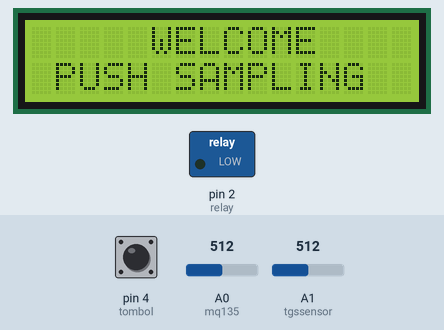
This sketch was run on a simulated Arduino Uno, built with avr-gcc and run on an emulated ATmega328P. Shown: 16×2 character LCD, switched loads named in the sketch (green lamp = pin HIGH). The test bench sets the inputs (shaded band); at power-on: pin 4 (tombol) HIGH, A0 (mq135) = 512, A1 (tgssensor) = 512. Storage starts empty; what the sketch prints to the serial monitor is not drawn.

Above: at 1.3 s.
1.4 s: pin 4 (tombol) pulled LOW for 0.15 s
At 2.5 s:
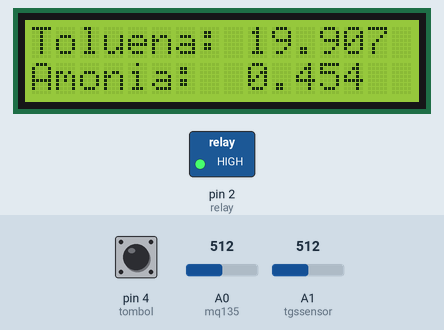
3.0 s: A0 (mq135) set to 716
At 4.2 s:
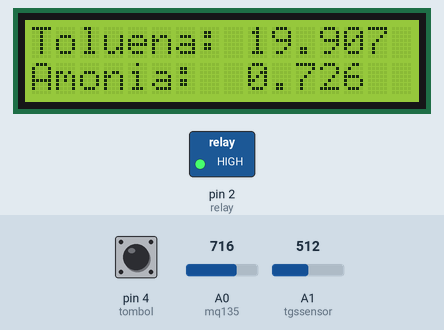
5.0 s: A1 (tgssensor) set to 716
At 6.8 s:
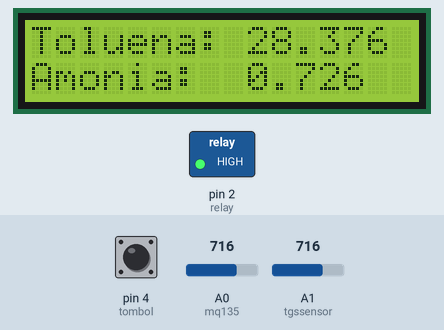
7.1 s: A0 (mq135) set to 900
At 8.7 s:
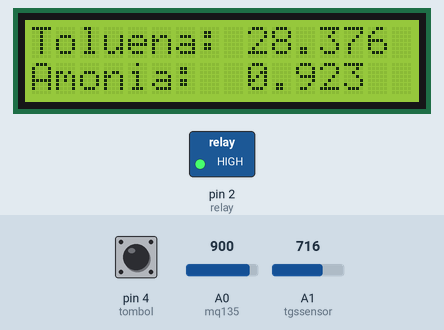
9.2 s: A1 (tgssensor) set to 900
At 10.3 s:
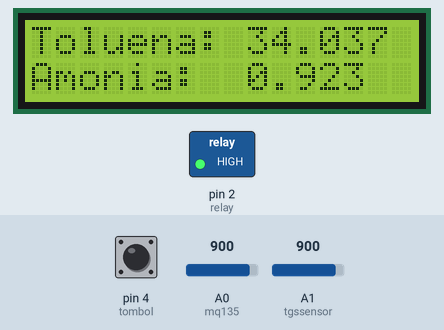
11.3 s: A0 (mq135) set to 1023
At 13.1 s:
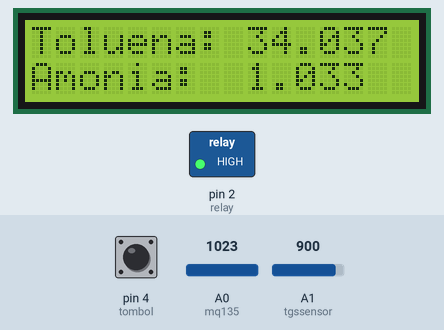
Timing chart, 0 to 14.4 s (numbered marks = the images above; inputs shaded):
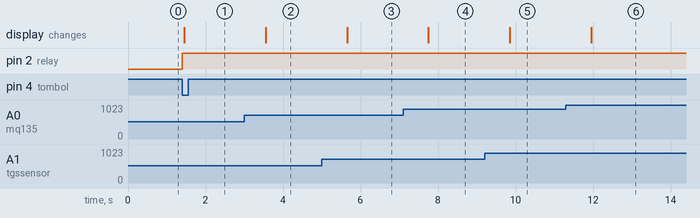

Measured:
- after the input at 1.4 s, pin 2 (relay): LOW → HIGH at once; the display: changes after 0.05 s (image 1)
- after the input at 3.0 s, the display: changes after 0.55 s (image 2)
- after the input at 5.0 s, the display: changes after 0.65 s (image 3)
- after the input at 7.1 s, the display: changes after 0.65 s (image 4)
- after the input at 9.2 s, the display: changes after 0.66 s (image 5)
- after the input at 11.3 s, the display: changes after 0.66 s (image 6)

The sketch:

TRANSMITTER.ino
```cpp
#include <SoftwareSerial.h>
#include <LiquidCrystal_I2C.h>
#include <SPI.h>
#include <SD.h>
#include <RTClib.h>

SoftwareSerial SerialBT(6, 7);  //RX, TX
LiquidCrystal_I2C lcd(0x27, 16, 2);

int tombol = 4;
int relay = 2;
int tgssensor = A1;
int mq135 = A0;
int analogTGS;
int analogMQ;
String strTGSValue, strMQValue;
const int chipSelect = 5;
RTC_DS1307 rtc;

void setup() {
  pinMode(tombol, INPUT_PULLUP);
  pinMode(relay, OUTPUT);
  pinMode(tgssensor, INPUT);
  pinMode(mq135, INPUT);
  Serial.begin(9600);
  SerialBT.begin(9600);

  while (!Serial);
    if (! rtc.begin()) {
      Serial.println("Couldn't find RTC");
      while (1);
    }
    else {
      rtc.adjust(DateTime(F(__DATE__), F(__TIME__)));
    }
    if (! rtc.isrunning()) {
      Serial.println("RTC is NOT running!");
    }

  Serial.print("Initializing SD card...");

  // see if the card is present and can be initialized:
  if (!SD.begin(chipSelect)) {
    Serial.println("Card failed, or not present");
    // don't do anything more:
    while (1);
  }
  Serial.println("card initialized.");

  //LCD
  lcd.init();
  lcd.backlight();
  lcd.setCursor(5, 0);
  lcd.print("WELCOME");
  lcd.setCursor(1, 1);
  lcd.print("PUSH SAMPLING");
}

void loop() {
  if (digitalRead(tombol) == LOW) {
    for (int k = 1; k < 81; k++) {
      //pump
      digitalWrite(relay, HIGH);

      //analog sensor value
      analogTGS = analogRead(tgssensor);
      analogMQ = analogRead(mq135);

      //ppm consentration
      float voltTGS = (analogTGS/1024.0)*5.0;
      float rsTGS = ((5.0/voltTGS)-1)*1.01;
      float rasioTGS = rsTGS/21.3631;
      float ppmTGS = (exp((rasioTGS-0.2746)/-0.076));

      float voltMQ = (analogMQ/1024.0)*5.0;
      float rsMQ = ((5.0/voltMQ)-1)*2.40;
      float rasioMQ = rsMQ/3.7569;
      float ppmMQ = (exp((rasioMQ-0.0255)/-0.777));

      //serial monitor/arduspreadsheet
      Serial.print(analogTGS);
      Serial.print("\t");
      Serial.print(ppmTGS,3);
      Serial.print("\t");
      Serial.print(analogMQ);
      Serial.print("\t");
      Serial.print(ppmMQ,3);
      Serial.print("\n");

      //lcd
      lcd.clear();
      lcd.setCursor(0, 0);
      lcd.print("Toluena:");
      lcd.setCursor(9, 0);
      lcd.print(ppmTGS,3);
      lcd.setCursor(0, 1);
      lcd.print("Amonia:");
      lcd.setCursor(9, 1);
      lcd.print(ppmMQ,3);

      //bluetooth master to slave
      strTGSValue = String(ppmTGS,3);
      strMQValue = String(ppmMQ,3);
      SerialBT.println('*'+strTGSValue+','+strMQValue+'#');

      delay(1000);
    }
    lcd.clear();
    lcd.setCursor(8,0);
    lcd.print("DONE");
    lcd.setCursor(4,1);
    lcd.print("SAMPLING");
  } else {
    //pump
    digitalWrite(relay, LOW);

  }
}
```
